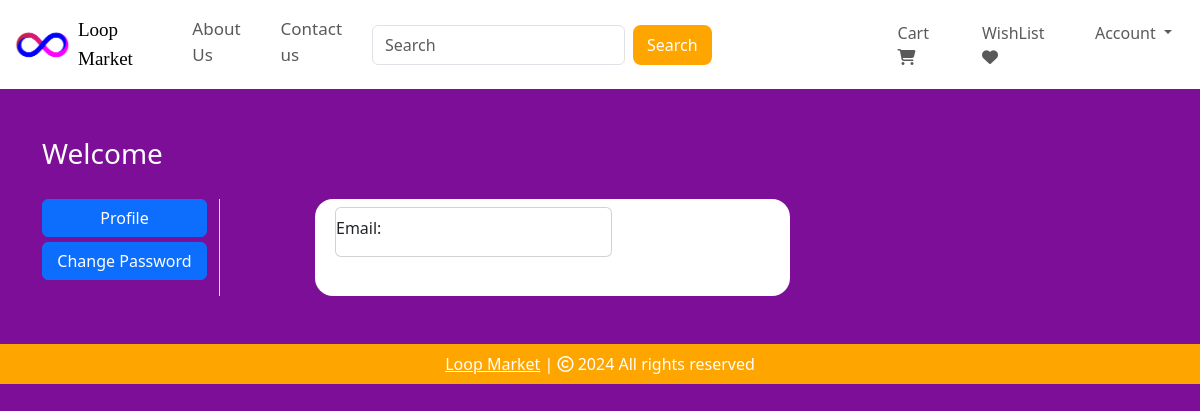
/profile/7 (signed in), run on an earlier commit of the app's database.
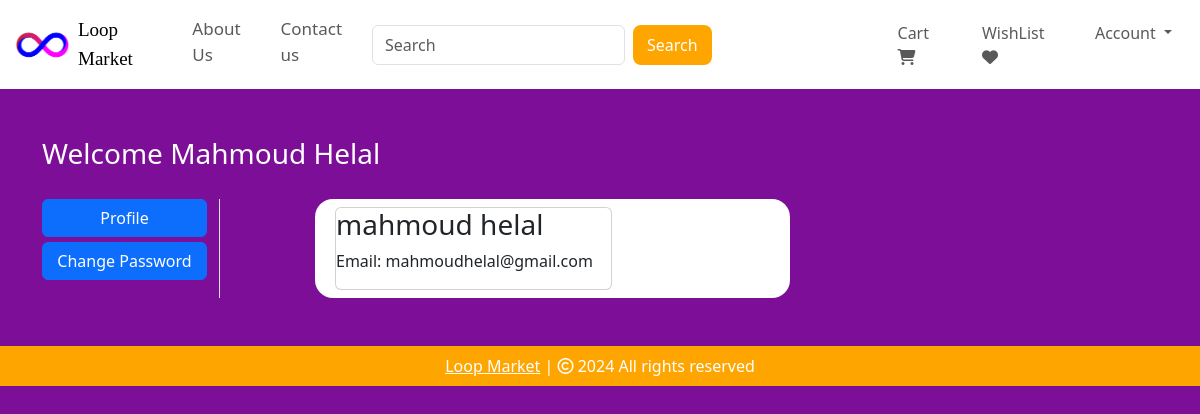
And on a later commit of the database.
### models.py (models this page shows, shortened)
class Customer(db.Model, UserMixin):
    id = db.Column(db.Integer, primary_key=True)
    email = db.Column(db.String(100), unique=True)
    username = db.Column(db.String(100))
    password_hash = db.Column(db.String(150))
    date_joined = db.Column(db.DateTime(), default=datetime.utcnow)
    cart_items = db.relationship('Cart', backref=db.backref('customer', lazy=True))
    orders = db.relationship('Order', backref=db.backref('customer', lazy=True))
    @property
    def password(self):
        raise AttributeError('Password is not a readable Attribute')

### auth.py (the view)
@auth.route('/profile/<int:customer_id>')
@login_required
def profile(customer_id):
    customer = Customer.query.get(customer_id)
    return render_template('profile.html', customer=customer)

### __init_py__.py (called while the page is built)
def create_app():
    app = Flask(__name__)
    app.config['SECRET_KEY'] = 'LOOPmarket@203'
    app.config['SQLALCHEMY_DATABASE_URI'] = f'sqlite:///{DB_NAME}'
    db.init_app(app)
    @app.errorhandler(404)
    def page_not_found(error):
        return render_template('404.html')
    login_manager = LoginManager()
    login_manager.init_app(app)
    login_manager.login_view = 'auth.login'
    @login_manager.user_loader
    def load_user(id):
        return Customer.query.get(int(id))
    from views import views
    from auth import auth
    from admin import admin
    from models import Customer, Cart, Product, Order, Wishlist
    app.register_blueprint(views,url_prefix="/")
    app.register_blueprint(auth,url_prefix="/")
    app.register_blueprint(admin,url_prefix="/")
    with app.app_context():
        create_database()
    return app

### templates/profile.html (shortened to what this page needs)
{% extends 'base.html' %}
{% block body %}
<div class="container my-5">
    <div class="row">
        <h3 style="color: white;">Welcome <span class="text-capitalize">{{ customer.username }}</span></h3>
        <div class="col-sm-2 border-end" style="margin-top: 20px;">
            <ul class="list-unstyled">
                <li class="d-grid"><a href="#" class="btn btn-primary">Profile</a></li>
                <li class="d-grid"><a href="/change-password/{{ customer.id }}" class="btn btn-primary" style="margin-top: 5px;">Change Password</a></li>
            </ul>
        </div>
        <div class="col-sm-5 offset-sm-1" style="background-color: white; border-radius: 18px; margin-top: 20px;">
            <div class="row">
                <div class="col-sm-8">
                    <div class="card m-2">
                        <h3>{{ customer.username }}</h3>
                        <p>Email: {{ customer.email }}</p>
                    </div>
                </div>
            </div>
        </div>
    </div>
</div>
{% endblock %}

What changed in the data, as far as the page shows it:
added Customer: username "Mahmoud Helal", username "mahmoud helal", email "mahmoudhelal@gmail.com"
